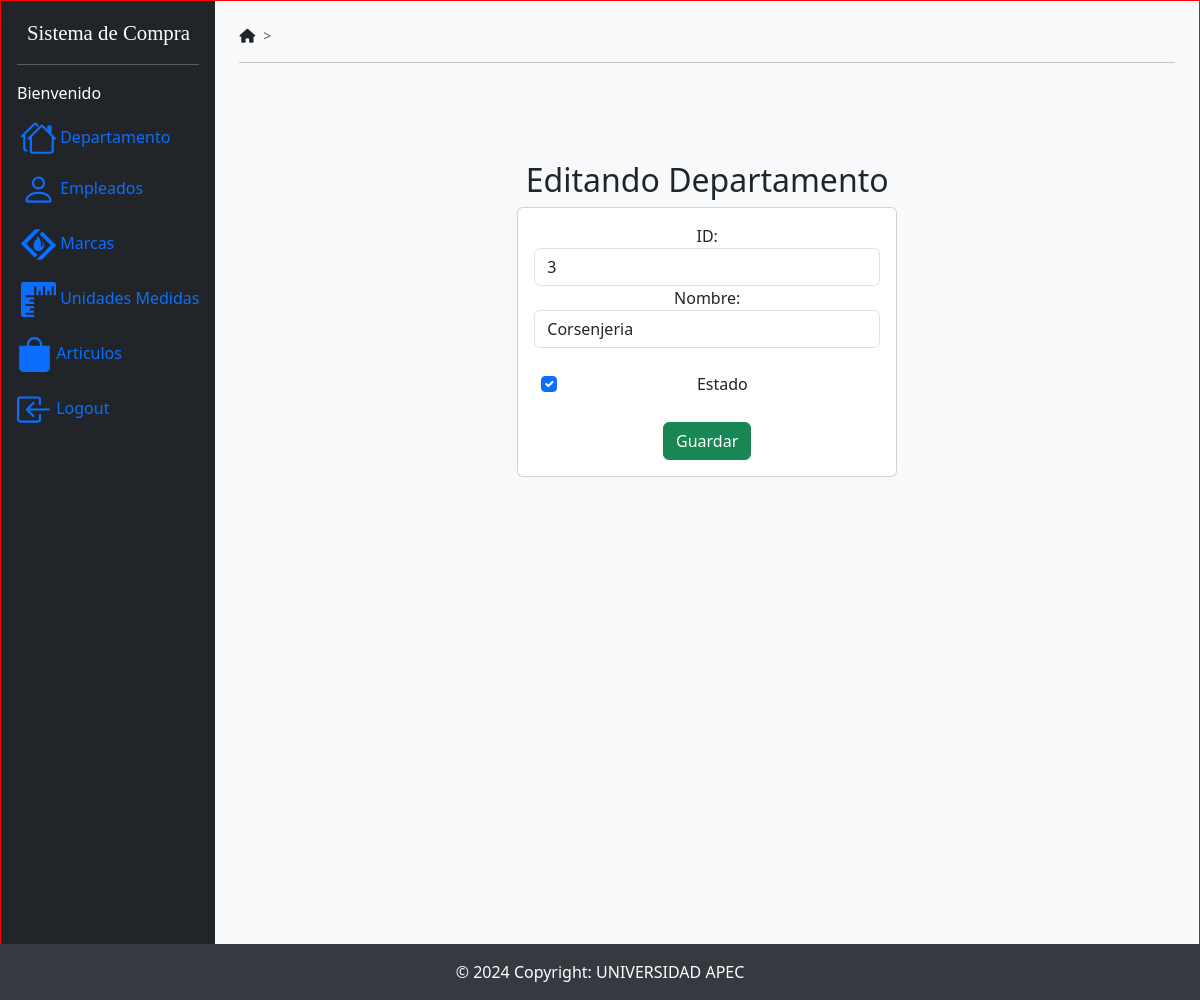
The page /edicionDepartamento/3 on the database as committed earlier.
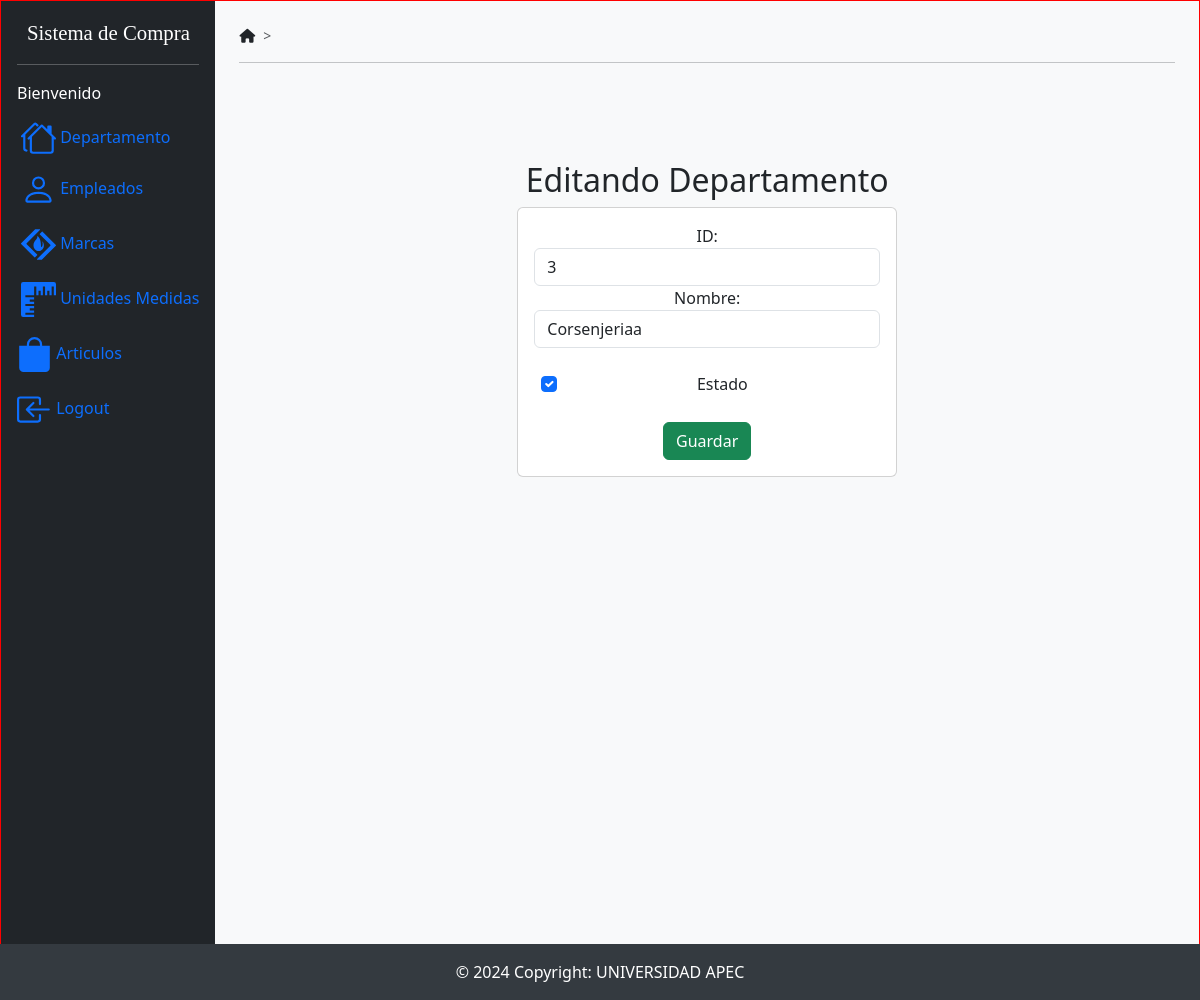
The same page on the database as committed later.
### SistemaCompraApp/models.py (models this page shows)
class Departamentos(models.Model):
    iddepartamento = models.AutoField(db_column='IdDepartamento', primary_key=True, blank=False, null=False)  # Field name made lowercase.
    nombre = models.TextField(db_column='Nombre')  # Field name made lowercase.
    estado = models.BooleanField(db_column='Estado', blank=True, null=True)  # Field name made lowercase.
    class Meta:
        managed = False
        db_table = 'Departamentos'

### SistemaCompraApp/views.py (the view)
# urls.py: path('edicionDepartamento/<iddepartamento>', views.edicionDepartamento, name='edicionDepartamento'),
def edicionDepartamento(request, iddepartamento):
    departamento = Departamentos.objects.get(iddepartamento=iddepartamento)
    return render(request, 'edicionDepartamento.html', {'departamento': departamento})

### SistemaCompraApp/templates/edicionDepartamento.html (shortened to what this page needs)
{% extends "./base.html" %}
{% block body %}
        <div class="col-md-5">
            <h2>Editando Departamento</h2>
            <div class="card">
              <div class="card-body">
                  <form action="/editarDepartamento/" method="POST" enctype="multipart/form-data">{% csrf_token %}
                      <div class="form-group">
                          <label for="">ID:</label>
                          <input type="text"
                                 name="txtIdDepartamento"
                                 value="{{departamento.iddepartamento}}"
                                 class="form-control"
                                 placeholder="ID"
                                 readonly>
                      </div>
                      <div class="form-group">
                          <label for="txtNombreDepartamento">Nombre:</label>
                          <input type="text"
                                 name="txtNombreDepartamento"
                                 value="{{departamento.nombre}}"
                                 class="form-control"
                                 placeholder="Nombre"
                                 minlength="1"
                                 maxlength="500"
                                 pattern="[a-zA-Z]+"
                                 title="Solo letras; no espacios, numeros, o caracteres especiales"
                                 required>
                      </div>
                      <br>
                      <div class="form-group" style="margin-left: 0.4rem">
                          <div class="form-check">
                              <input class="form-check-input"
                                      type="checkbox"
                                      name="txtEstadoDepartamento"
                                      id="txtEstadoDepartamento"
                                      {% if departamento.estado == "1" %}checked{% endif %}>
                              <label class="form-check-label" for="gridCheck">Estado</label>
                          </div>
                      </div>
                      <br>
                      <div class="form-group">
                          <button type="submit" class="btn btn-success btn-block text-white">Guardar</button>
                      </div>
                  </form>
              </div>
          </div>
    </div>
{% endblock body %}

Rows that differ between the two databases and show on the page:
changed Departamentos id 3: txtNombreDepartamento "Corsenjeria" → "Corsenjeriaa"
